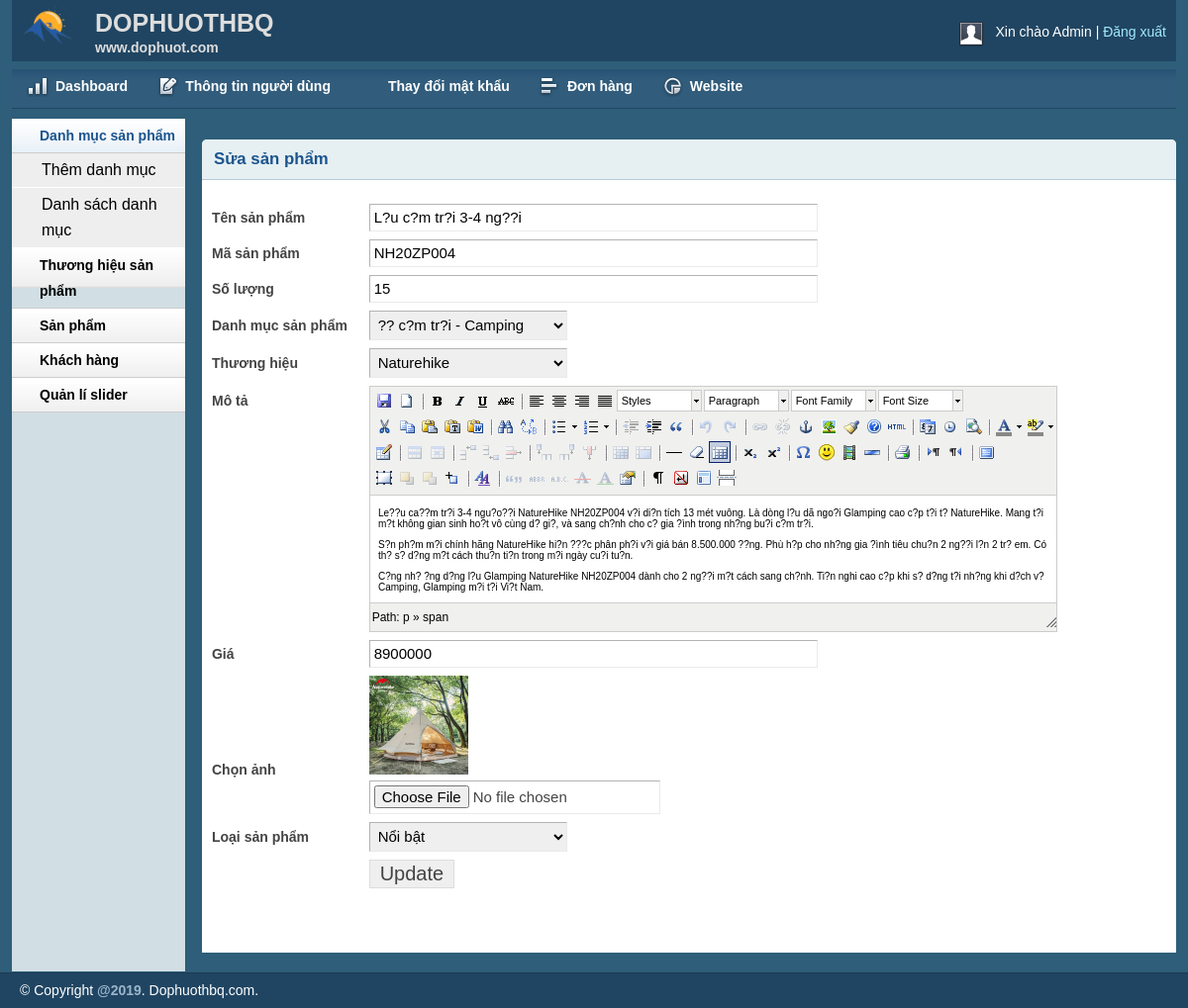
Screenshot of /admin/productedit.php?productid=26 (signed in) with the database file from the repository.
### tables this page shows
CREATE TABLE `tbl_product` (
  `productId` int(11) NOT NULL,
  `productName` tinytext NOT NULL,
  `product_code` varchar(200) NOT NULL,
  `productQuantity` varchar(50) NOT NULL,
  `product_soldout` varchar(50) NOT NULL DEFAULT '0',
  `product_remain` varchar(50) NOT NULL,
  `catId` int(11) NOT NULL,
  `brandId` int(11) NOT NULL,
  `product_desc` text NOT NULL,
  `type` int(11) NOT NULL,
  `price` varchar(255) NOT NULL,
  `image` varchar(255) NOT NULL
);

CREATE TABLE `tbl_category` (
  `catId` int(11) NOT NULL,
  `catName` varchar(255) NOT NULL
);

CREATE TABLE `tbl_brand` (
  `brandId` int(11) NOT NULL,
  `brandName` varchar(255) NOT NULL
);

### lib/database.php (called while the page is built, shortened)
<?php
Class Database extends PDO{
   public $host   = DB_HOST;
   public $user   = DB_USER;
   public $pass   = DB_PASS;
   public $dbname = DB_NAME;
   public $link;
private function connectDB(){
   $this->link = new mysqli($this->host, $this->user, $this->pass,
    $this->dbname);
 }
public function select($query){
  $result = $this->link->query($query) or
   die($this->link->error.__LINE__);
  if($result->num_rows > 0){
    return $result;
  } else {
    return false;
  }
 }
}

### classes/product.php (called while the page is built, shortened)
<?php
	$filepath = realpath(dirname(__FILE__));
	include_once ($filepath.'/../lib/database.php');
?>
<?php
	class product
	{
		private $db;
		public function __construct()
		{
			$this->db = new Database();
		}
		public function getproductbyId($id)
		{
			$query = "SELECT * FROM tbl_product where productId = '$id' ";
			$result = $this->db->select($query);
			return $result;
		}
	}
 ?>

### classes/category.php (called while the page is built, shortened)
<?php
	$filepath = realpath(dirname(__FILE__));
	include_once ($filepath.'/../lib/database.php');
?>
<?php
	class category
	{
		private $db;
		public function __construct()
		{
			$this->db = new Database();
		}
		public function show_category()
		{
			$query = "SELECT * FROM tbl_category order by catId desc ";
			$result = $this->db->select($query);
			return $result;
		}
	}
 ?>

### classes/brand.php (called while the page is built, shortened)
<?php
	$filepath = realpath(dirname(__FILE__));
	include_once ($filepath.'/../lib/database.php');
?>
<?php
	class brand
	{
		private $db;
		public function __construct()
		{
			$this->db = new Database();
		}
		public function show_brand()
		{
			$query = "SELECT * FROM tbl_brand order by brandId desc ";
			$result = $this->db->select($query);
			return $result;
		}
	}
 ?>

### admin/productedit.php (the view, shortened to what this page needs)
<?php include 'inc/header.php';?>
<?php include 'inc/sidebar.php';?>
<?php include '../classes/category.php';  ?>
<?php include '../classes/brand.php';  ?>
<?php include '../classes/product.php';  ?>
<?php
    $pd = new product();
    if(!isset($_GET['productid']) || $_GET['productid'] == NULL){
        echo "<script> window.location = 'productlist.php' </script>";
    }else {
        $id = $_GET['productid'];
    }
  ?>
<div class="grid_10">
    <div class="box round first grid">
        <h2>Sửa sản phẩm</h2>
         <?php
         $get_product_by_id = $pd->getproductbyId($id);
         if($get_product_by_id){
            while ($result_product = $get_product_by_id->fetch_assoc()) {
          ?>
        <div class="block">
         <form action="" method="post" enctype="multipart/form-data">
            <table class="form">
                <tr>
                    <td>
                        <label>Tên sản phẩm</label>
                    </td>
                    <td>
                        <input name="productName" value="<?php echo $result_product['productName'] ?>" type="text" class="medium" />
                    </td>
                </tr>
                  <tr>
                    <td>
                        <label>Mã sản phẩm</label>
                    </td>
                    <td>
                        <input name="product_code" value="<?php echo $result_product['product_code'] ?>" type="text" class="medium" />
                    </td>
                </tr>
                 <tr>
                    <td>
                        <label>Số lượng</label>
                    </td>
                    <td>
                        <input name="productQuantity" value="<?php echo $result_product['productQuantity'] ?>" type="text" class="medium" />
                    </td>
                </tr>
                <tr>
                    <td>
                        <label>Danh mục sản phẩm</label>
                    </td>
                    <td>
                        <select id="select" name="category">
                            <?php
                            $cat = new category();
                            $catlist = $cat->show_category();
                            if($catlist){
                                while ($result = $catlist->fetch_assoc()){
                             ?>
                            <option
                            <?php
                            if($result['catId']==$result_product['catId'])
                                { echo 'selected'; }
                             ?>
                            value=" <?php echo $result['catId'] ?> "> <?php echo $result['catName'] ?></option>
                            <?php
                            }
                             }
                             ?>
                        </select>
                    </td>
                </tr>
                <tr>
                    <td>
                        <label>Thương hiệu</label>
                    </td>
                    <td>
                        <select id="select" name="brand">
                            <?php
                            $brand = new brand();
                            $brandlist = $brand->show_brand();
                            if($brandlist){
                                while ($result = $brandlist->fetch_assoc()){
                             ?>
                            <option
                            <?php
                            if($result['brandId']==$result_product['brandId'])
                                { echo 'selected'; }
                             ?>
                             value=" <?php echo $result['brandId'] ?> "> <?php echo $result['brandName'] ?> </option>
                            <?php
                            }
                             }
                             ?>
                        </select>
                    </td>
                </tr>
                 <tr>
                    <td style="vertical-align: top; padding-top: 9px;">
                        <label>Mô tả</label>
                    </td>
                    <td>
                    </td>
                </tr>
                <tr>
                    <td>
                        <label>Giá</label>
                    </td>
                    <td>
                        <input name="price" value="<?php echo $result_product['price'] ?>" type="text" class="medium" />
                    </td>
                </tr>
                <tr>
                    <td>
                        <label>Chọn ảnh</label>
                    </td>
                    <td>
                        <img src="uploads/<?php echo $result_product['image'] ?>" width="100"><br>
                        <input name="image" type="file" />
                    </td>
                </tr>
                <tr>
                    <td>
                        <label>Loại sản phẩm</label>
                    </td>
                    <td>
                        <select id="select" name="type">
                            <?php
                            if ($result_product['type'] ==0) {
                             ?>
                            <option selected value="0">Nổi bật</option>
                            <?php
                                }else{
                            ?>
                            <option value="1">Nổi bật</option>
                            <option selected value="0">Không nổi bật</option>
                            <?php
                        }
                             ?>
                        </select>
                    </td>
                </tr>
                <tr>
                    <td></td>
                    <td>
                        <input type="submit" name="submit" value="Update" />
                    </td>
                </tr>
            </table>
            </form>
            <?php
            }
            }
             ?>
        </div>
    </div>
</div>
<?php include 'inc/footer.php';?>

### admin/css/layout.css (style rules this page uses)
body { background: #fff none repeat scroll 0 0; color: #444; font-size: 14px; padding: 0; }
h1, h2, h3, h4, h5, h6 { line-height:1.2em; margin-bottom:.3em; }
h2 { margin-top:1em; }
.box { background:#fff; margin-bottom:20px; padding:10px 10px 10px 10px; margin-left:-8px; }
.box.grid { padding-bottom:40px; }
.box.round { -moz-border-radius: 5px 5px 0px 0px; -webkit-border-radius: 5px 5px 0px 0px; border-radius: 5px 5px 0px 0px; }
.box h2 { font-size:1.2em; font-weight:bold; color:#1B548D; background:#E6F0F3; margin:-10px -10px 0 -10px; padding:10px 12px; border-bottom:1px solid #B3CBD6; -moz-border-radius: 5px 5px 0px 0px; -webkit-border-radius: 5px 5px 0px 0px; border-radius: 5px 5px 0px 0px; }
.box.first { min-height: 406px; }
.block { padding-top:20px; }
table.form { width:100%; }
table.form td { padding:4px 0px; }
table.form label { font-weight:bold; }
table.form input, table.form select { font-size: 15px; padding: 4px 4px 5px 4px; border-top: 1px solid #b3b3b3; border-left: 1px solid #b3b3b3; border-right: 1px solid #eaeaea; border-bottom: 1px solid #eaeaea; }
table.form input[type="submit"] { border: 1px solid #ddd; color: #444; cursor: pointer; font-size: 20px; padding: 2px 10px; }
input.medium { width: 55%; }
.block { padding-bottom:1px; }
table.form select { width:200px; }

### admin/js/tiny-mce/themes/advanced/skins/default/content.css (style rules this page uses)
body, td, pre { color:#000; font-family:Verdana, Arial, Helvetica, sans-serif; font-size:10px; margin:8px; }
body { background:#FFF; }
h2 { font-size: 1.5em }
img { border:0; }
table, img, hr, .mceItemAnchor { cursor:default }
table td, table th { cursor:text }

### rows the page displays
tbl_product: productName "L?u c?m tr?i 3-4 ng??i", product_code "NH20ZP004", productQuantity "15", category "?? c?m tr?i - Camping", brand "Naturehike", price "8900000", image (picture), type "Nổi bật"
